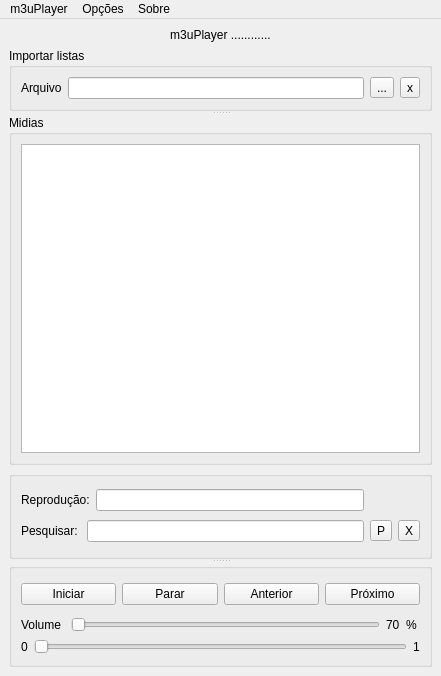
<?xml version="1.0" encoding="UTF-8"?>
<ui version="4.0">
 <class>MainWindow</class>
 <widget class="QMainWindow" name="MainWindow">
  <property name="geometry">
   <rect>
    <x>0</x>
    <y>0</y>
    <width>441</width>
    <height>676</height>
   </rect>
  </property>
  <property name="windowTitle">
   <string>MainWindow</string>
  </property>
  <widget class="QWidget" name="centralwidget">
   <layout class="QGridLayout" name="gridLayout_3">
    <item row="1" column="0">
     <layout class="QGridLayout" name="gridLayout_4">
      <item row="0" column="0">
       <widget class="QSplitter" name="splitter_3">
        <property name="orientation">
         <enum>Qt::Vertical</enum>
        </property>
        <widget class="QWidget" name="layoutWidget">
         <layout class="QGridLayout" name="gridLayout_6">
          <item row="0" column="1">
           <widget class="QGroupBox" name="groupBox">
            <property name="title">
             <string>Importar listas</string>
            </property>
            <layout class="QGridLayout" name="gridLayout_5">
             <item row="0" column="1">
              <widget class="QLineEdit" name="lineEdit_3"/>
             </item>
             <item row="0" column="2">
              <widget class="QToolButton" name="toolButton_3">
               <property name="text">
                <string>...</string>
               </property>
              </widget>
             </item>
             <item row="0" column="0">
              <widget class="QLabel" name="label_6">
               <property name="text">
                <string>Arquivo</string>
               </property>
              </widget>
             </item>
             <item row="0" column="3">
              <widget class="QToolButton" name="toolButton_2">
               <property name="text">
                <string>x</string>
               </property>
              </widget>
             </item>
            </layout>
           </widget>
          </item>
         </layout>
        </widget>
        <widget class="QGroupBox" name="groupBox_3">
         <property name="sizePolicy">
          <sizepolicy hsizetype="Preferred" vsizetype="Minimum">
           <horstretch>200</horstretch>
           <verstretch>255</verstretch>
          </sizepolicy>
         </property>
         <property name="minimumSize">
          <size>
           <width>0</width>
           <height>350</height>
          </size>
         </property>
         <property name="title">
          <string>Midias</string>
         </property>
         <layout class="QGridLayout" name="gridLayout_7">
          <item row="0" column="0">
           <widget class="QListWidget" name="listWidget"/>
          </item>
         </layout>
        </widget>
       </widget>
      </item>
     </layout>
    </item>
    <item row="0" column="0">
     <widget class="QLabel" name="label_5">
      <property name="lineWidth">
       <number>10</number>
      </property>
      <property name="text">
       <string>m3uPlayer ............</string>
      </property>
      <property name="alignment">
       <set>Qt::AlignCenter</set>
      </property>
      <property name="margin">
       <number>1</number>
      </property>
     </widget>
    </item>
    <item row="2" column="0">
     <widget class="QSplitter" name="splitter_2">
      <property name="orientation">
       <enum>Qt::Vertical</enum>
      </property>
      <widget class="QGroupBox" name="groupBox_4">
       <property name="sizePolicy">
        <sizepolicy hsizetype="Preferred" vsizetype="Fixed">
         <horstretch>0</horstretch>
         <verstretch>0</verstretch>
        </sizepolicy>
       </property>
       <property name="maximumSize">
        <size>
         <width>16777215</width>
         <height>100</height>
        </size>
       </property>
       <property name="title">
        <string/>
       </property>
       <layout class="QGridLayout" name="gridLayout_9">
        <item row="2" column="1" colspan="2">
         <widget class="QLineEdit" name="lineEdit"/>
        </item>
        <item row="0" column="2">
         <layout class="QGridLayout" name="gridLayout_8">
          <item row="0" column="1">
           <widget class="QLineEdit" name="lineEdit_2"/>
          </item>
         </layout>
        </item>
        <item row="2" column="3">
         <widget class="QToolButton" name="toolButton_4">
          <property name="text">
           <string>P</string>
          </property>
         </widget>
        </item>
        <item row="2" column="0">
         <widget class="QLabel" name="label">
          <property name="text">
           <string>Pesquisar: </string>
          </property>
         </widget>
        </item>
        <item row="0" column="0" colspan="2">
         <widget class="QLabel" name="label_3">
          <property name="text">
           <string>Reprodução:</string>
          </property>
         </widget>
        </item>
        <item row="2" column="4">
         <widget class="QToolButton" name="toolButton">
          <property name="text">
           <string>X</string>
          </property>
         </widget>
        </item>
       </layout>
      </widget>
      <widget class="QGroupBox" name="groupBox_5">
       <property name="title">
        <string/>
       </property>
       <layout class="QGridLayout" name="gridLayout">
        <item row="3" column="0" colspan="2">
         <layout class="QHBoxLayout" name="horizontalLayout_3">
          <item>
           <widget class="QLabel" name="label_8">
            <property name="text">
             <string>0</string>
            </property>
           </widget>
          </item>
          <item>
           <widget class="QSlider" name="horizontalSlider">
            <property name="pageStep">
             <number>8</number>
            </property>
            <property name="orientation">
             <enum>Qt::Horizontal</enum>
            </property>
           </widget>
          </item>
          <item>
           <widget class="QLabel" name="label_9">
            <property name="text">
             <string>1</string>
            </property>
           </widget>
          </item>
         </layout>
        </item>
        <item row="0" column="0" rowspan="2" colspan="2">
         <layout class="QHBoxLayout" name="horizontalLayout_4">
          <item>
           <widget class="QPushButton" name="pushButton">
            <property name="text">
             <string>Iniciar</string>
            </property>
           </widget>
          </item>
          <item>
           <widget class="QPushButton" name="pushButton_2">
            <property name="text">
             <string>Parar</string>
            </property>
           </widget>
          </item>
          <item>
           <widget class="QPushButton" name="pushButton_4">
            <property name="text">
             <string>Anterior</string>
            </property>
           </widget>
          </item>
          <item>
           <widget class="QPushButton" name="pushButton_3">
            <property name="text">
             <string>Próximo</string>
            </property>
           </widget>
          </item>
         </layout>
        </item>
        <item row="2" column="0" colspan="2">
         <layout class="QHBoxLayout" name="horizontalLayout_5">
          <item>
           <widget class="QLabel" name="label_10">
            <property name="text">
             <string>Volume </string>
            </property>
           </widget>
          </item>
          <item>
           <widget class="QSlider" name="horizontalSlider_2">
            <property name="orientation">
             <enum>Qt::Horizontal</enum>
            </property>
           </widget>
          </item>
          <item>
           <widget class="QLabel" name="label_4">
            <property name="text">
             <string>70</string>
            </property>
           </widget>
          </item>
          <item>
           <widget class="QLabel" name="label_7">
            <property name="text">
             <string>% </string>
            </property>
           </widget>
          </item>
         </layout>
        </item>
       </layout>
      </widget>
     </widget>
    </item>
   </layout>
  </widget>
  <widget class="QMenuBar" name="menubar">
   <property name="geometry">
    <rect>
     <x>0</x>
     <y>0</y>
     <width>441</width>
     <height>21</height>
    </rect>
   </property>
   <widget class="QMenu" name="menum3uPlayer">
    <property name="title">
     <string>m3uPlayer</string>
    </property>
    <addaction name="actionAbrir_arquivo_m3u"/>
    <addaction name="actionFechar_arquivo_m3u"/>
    <addaction name="separator"/>
    <addaction name="actionSair"/>
   </widget>
   <widget class="QMenu" name="menuOp_es">
    <property name="title">
     <string>Opções</string>
    </property>
    <addaction name="actionPesquisar_na_lista"/>
   </widget>
   <widget class="QMenu" name="menuSobre">
    <property name="title">
     <string>Sobre</string>
    </property>
    <addaction name="actionDesenvolvimento"/>
   </widget>
   <addaction name="menum3uPlayer"/>
   <addaction name="menuOp_es"/>
   <addaction name="menuSobre"/>
  </widget>
  <action name="actionAbrir_arquivo_m3u">
   <property name="text">
    <string>Abrir arquivo (.m3u)</string>
   </property>
  </action>
  <action name="actionFechar_arquivo_m3u">
   <property name="text">
    <string>Fechar arquivo (.m3u)</string>
   </property>
  </action>
  <action name="actionSair">
   <property name="text">
    <string>Sair</string>
   </property>
  </action>
  <action name="actionPesquisar_na_lista">
   <property name="text">
    <string>Pesquisar na lista</string>
   </property>
  </action>
  <action name="actionDesenvolvimento">
   <property name="text">
    <string>Desenvolvimento</string>
   </property>
  </action>
 </widget>
 <resources/>
 <connections/>
</ui>
